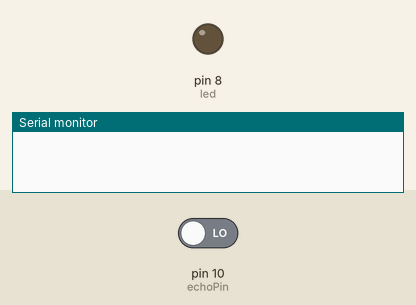
A sketch run on a simulated Arduino Uno, built with avr-gcc and run on an emulated ATmega328P. On the bench: output pins drawn as LEDs (lit = HIGH), the last lines printed to the serial monitor. Inputs (shaded band) come from the test bench; at power-on: pin 10 (echoPin) LOW. Pins used as bus, display or sensor lines are not drawn.

Above: at 0.1 s.
At 1.1 s:
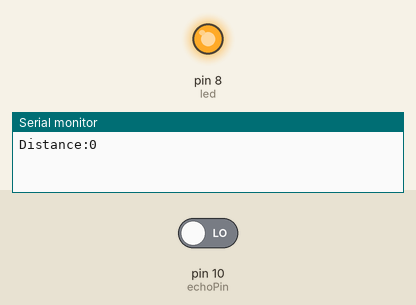
Timing chart, 0 to 2.6 s (numbered marks = the images above):
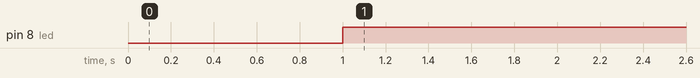

The sketch:

light.ino
```cpp
const int trigPin = 9;
const int echoPin = 10 ;
#define led 8

long duration;
int distance;

void setup(){
  pinMode(trigPin, OUTPUT);
  pinMode(echoPin, INPUT);
  pinMode(led,OUTPUT);
  Serial.begin(9600);
}
void loop(){
  digitalWrite(trigPin, LOW);
  delayMicroseconds(2);

  digitalWrite(trigPin, HIGH);
  delayMicroseconds(10);
  digitalWrite(trigPin, HIGH);

  duration=pulseIn(echoPin, HIGH);

  distance=duration*0.034/2;

  if(distance<50)
  {
    digitalWrite(led,HIGH);
  }
  else
  {digitalWrite(led,LOW);
  }


Serial.print("Distance:");//to check the distance in serial monitor
Serial.println(distance);
}
```

Measured:
- by itself, pin 8 (led): LOW → HIGH at 1.0 s
